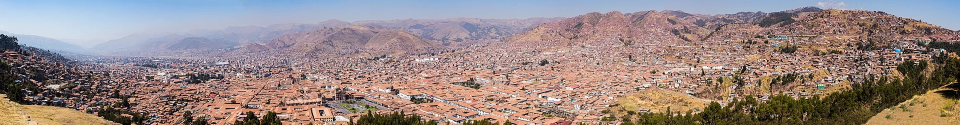
#> input picture tests/res/vista_de_cusco.webp, 1920 x 250 px, found by its file name (shown at 1/2 size)
$ python test.py
#> lines starting #> are read from the running program, lines starting #| are printed output that depends on the picture
#> further down, img is the input picture: PIL image 1920x250 RGB; mean R, G, B 151.4, 134.8, 131.4
### src/pydis_jam23/codecs/common.py
import pathlib
from collections.abc import Callable
from dataclasses import dataclass


class CodecError(Exception):
    """An error encountered while trying to perform message encoding/decoding."""


@dataclass
class CodecParam:
    name: str
    type_: type[bool] | type[int] | type[str]
    default: bool | int | str | None
    required: bool

    display_name: str
    help_: str
    cli_flag: str


ASSETS = pathlib.Path(__file__).parent.parent / "assets"
SEVEN_BIT_MAX = 127


def encode_varint(value: int) -> bytes:
    """Encode an integer using a variable length encoding.

    Specifically, the most significant bit of each byte is used to indicate
    whether or not it is the last byte in the encoding. The remaining seven
    bits are used to store the value, in little-endian order.
    """
#> called with value = 5
    encoded = bytearray()
    while value > SEVEN_BIT_MAX:
        encoded.append(0b1000_0000 | (value & 0b0111_1111))
        value >>= 7
    encoded.append(value)
    return bytes(encoded)


# [11 lines left out: function decode_varint, not called in this run]

### src/pydis_jam23/codecs/edges.py
"""Encode a message into the given image.
using as custom LSB variant

One of the color channels is randomly seclected.
On this channel edge detection is run.
The pixels that are detected as edges will then be used
to store data in the other two channels.

Which channels is used is marked on the 0,0 pixel.
Channel with a 1 as LSB is the mask
"""
from random import randint
from typing import Any

from PIL import Image, ImageDraw, ImageEnhance, ImageFilter

from .common import CodecError, decode_varint, encode_varint

short_name = "edges"
display_name = "Edges"
cli_flag = "--edges"
cli_help = "use the edges codec"

params = []
encode_params = []
decode_params = []

ALLOWED_MODES = {"RGB": 3, "RGBA": 3, "CMYK": 4, "YCbCr": 4, "HSV": 3}


def encode(image: Image.Image, message: bytes, *, test_channel: int | None = None, **codec_args: Any) -> Image.Image:
    """encode a message into an image using the above described method"""
    if codec_args:
        msg = f"Unexpected codec arguments: {codec_args}"
        raise TypeError(msg)

    image_data = bytearray(image.tobytes())
    data = encode_varint(len(message)) + message

    if image.mode not in ALLOWED_MODES.keys():
        msg = f"Image is in a wrong color mode. ({image.mode}) use one of these instead: {list(ALLOWED_MODES.keys())}."
        raise CodecError(msg)

    num_channels = ALLOWED_MODES[image.mode]
#> num_channels = 3
    num_data_channels = num_channels - 1
#> num_data_channels = 2

    if test_channel is None:
        mask_color = randint(0, num_data_channels)  # noqa: S311 no need for crypto
#> mask_color = 1
    else:
        mask_color = test_channel
    alternative_trys = 0

    # check if the channels is big enugh for the message
    # try the other ones if not
    while True:
        edges = get_edges(image.split()[mask_color]).tobytes()
        if count_color(edges, 0) > len(data):  # count edge pixels
            break
        elif alternative_trys >= num_data_channels:
            msg = "The message is too long to be encoded into this image."
            raise CodecError(msg)
        alternative_trys += 1
        mask_color = (mask_color + 1) % num_channels
#> this loop made 1 pass
#> pass 1, in get_edges, `contours = image.filter(ImageFilter.CONTOUR)`:
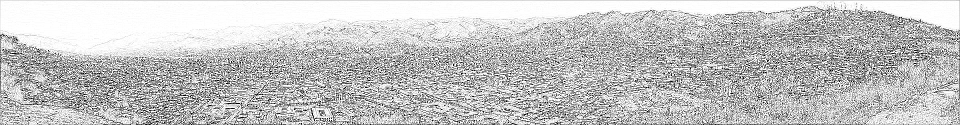
#> contours: PIL image 1920x250 L (shown at 1/2 size); min 0, max 255, mean 194.3
#> pass 1, in get_edges, `high_contrast = enhancer.enhance(15)`:
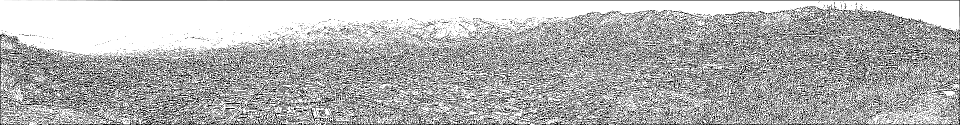
#> high_contrast: PIL image 1920x250 L (shown at 1/2 size); min 0, max 255, mean 178.7
#> pass 1, in get_edges, `cleand = high_contrast.filter(ImageFilter.MedianFilter)`:
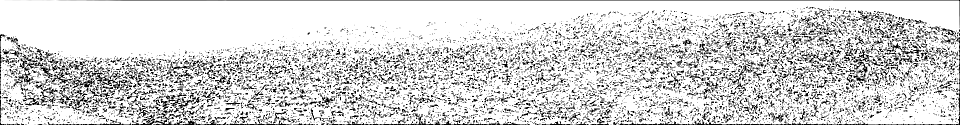
#> cleand: PIL image 1920x250 L (shown at 1/2 size); min 0, max 255, mean 210.9
#> after the loop, alternative_trys = 0; mask_color = 1

    for idx in range(0, num_channels):  # set all LSB of the first pixel to 0
        image_data[idx] = set_lsb(image_data[idx], 0)

    # set the LSB of the color that is used as information mask to 1
    image_data[mask_color] = set_lsb(image_data[mask_color], 1)

    # get data spaces at index 1 -> as index 0 (pixel 0,0) marks the color layer used as mask
    data_indices = generate_data_indeces(edges, mask_color, len(data) * 8, 1, num_channels)
#> after the loop in generate_data_indeces, `while len(data_indices) < message_length:`: data_indices = 48 values from 11514 to 96986; offset_index = 0; pixel_index = 32329
#> data_indices = 48 values from 11514 to 96986

    # split bytes to bits
    message_binary = []
    for byte in data:
        for bit_idx in range(8):
            message_binary.append((byte >> bit_idx) & 1)

    # modify the image
    for bit_idx, pixel_idx in enumerate(data_indices):
        image_data[pixel_idx] = set_lsb(image_data[pixel_idx], message_binary[bit_idx])
#> this loop made 48 passes
#> pixel_idx on passes 1 to 12: 11514, 11516, 79722, 79724, 79857, 79859, 85476, 85478, 85482, 85484, 85500, 85502

    return Image.frombytes(image.mode, image.size, image_data)


def decode(image: Image.Image, **codec_args: Any) -> bytes:
    if codec_args:
        msg = f"Unexpected codec arguments: {codec_args}"
        raise TypeError(msg)
    data = image.tobytes()

    if image.mode not in ALLOWED_MODES.keys():
        msg = f"Image is in a wrong color mode. ({image.mode}) use one of these instead: {ALLOWED_MODES}."
        raise CodecError(msg)

    num_channels = ALLOWED_MODES[image.mode]  # not best practise but we filter all non compatible codecs
#> num_channels = 3

    # get the layer wich is used as the mask
    mask_color = None
    for channel in range(num_channels):  # start bytes have the RGB values of pixel 0,0
        if bool(data[channel] % 2):  # get the value of the LSB of the channel
            if mask_color is None:
                mask_color = channel
            else:
                msg = "Wrong codec, corrupted file or no encoded data."
                raise CodecError(msg)
#> after the loop, mask_color = 0

    if mask_color is None:
        msg = "Wrong codec, corrupted file or no encoded data."
        raise CodecError(msg)

    # generate the mask that was used to encode the data
    edges = get_edges(image.split()[mask_color]).tobytes()

    offset = 1

    # [5 lines left out: function wrapper_for_next_byte, not called in this run]

    length = decode_varint(wrapper_for_next_byte)

    # finally load message
    message = b""
    for _ in range(length):
        new_byte, new_offset = read_next_byte(edges, data, mask_color, offset, num_channels)
        offset = new_offset
        message += new_byte

    return message


def count_color(image: bytes, color: int | tuple[int, int, int]) -> int:
    """Count the how many pixels have a color in an image"""

    count = 0
    for pixel in image:
        if pixel == color:
            count += 1
    return count


# [48 lines left out: function read_next_byte, not called in this run]


def set_lsb(pixel: bytes, lsb_value: int) -> bytes:
    return (pixel & ~1) | lsb_value


def generate_data_indeces(
    edges: bytes, mask_color: int, message_length: int, start_byte: int, channel_count: int
) -> list[int]:
    """Generate The indeces in the bytearray of the image where the data will
    be located

    :param edges: raw data of the edge mask 0-> Edge
    :param mask_color: The index of wich channel is represented by edges 0-R 1-G 2-B
    :param message_length: the amount of bits the data will contain
    :param start_byte: the index in edges where the search will begin
    :return: a list of indexs for the original image in wich the data will be encoded its length == message_length
    """
    pixel_index = start_byte
    data_indices = []
    offset_index = 0

    # only create value until message_length is reached
    while len(data_indices) < message_length:
        # if the pixels is black in the mask, use it for data
        if edges[pixel_index] == 0:
            # tranfer between greayscale an rgb
            first_in_pixel = pixel_index * channel_count

            # ensure that data is only saved on the non mask color layer
            if offset_index != mask_color:
                data_indices.append(first_in_pixel + offset_index)
            offset_index += 1

            # only go to next pixel if channels have been filled
            if offset_index > channel_count - 1:
                pixel_index += 1
                offset_index = 0
        else:
            # skip the pixels
            pixel_index += 1

    return data_indices


def get_edges(image: Image.Image) -> Image.Image:
    """Find the edges in an Image and mark them.

    Black pixels mark edges.
    """

    # get the edges
    contours = image.filter(ImageFilter.CONTOUR)

    # increase saturation to increase difference between noise and actual adges
    enhancer = ImageEnhance.Contrast(contours)
    high_contrast = enhancer.enhance(15)

    # filter out the noise
    cleand = high_contrast.filter(ImageFilter.MedianFilter)

    # make image binary
    black_white = cleand.convert("1")

    # remove the outline that runs around the entire image
    drawer = ImageDraw.Draw(black_white)
    drawer.rectangle([0, 0, image.width - 1, image.height - 1], fill=None, outline=1, width=1)

    # make it greayscale again because its easyer to iterate over bytes then bits
    return black_white.convert("L")

### test.py
from src.pydis_jam23.codecs.edges import encode, decode
from PIL import Image

message = "test1"
path = "/home/julian/py/.github/SummerCJ2023/pydis-jam23/tests/res/vista_de_cusco.webp"
img = Image.open(path)
encode(img,bytes(message,"utf-8"))

#> (the run stopped early here; a loop or call above may not have finished)
